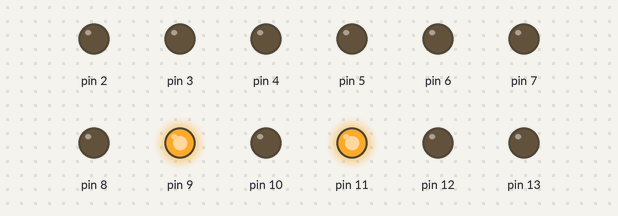
Bench run of a sketch on a simulated Arduino Uno, built with avr-gcc and run on an emulated ATmega328P. Shown: output pins drawn as LEDs (lit = HIGH).

Above: at 0.5 s.
At 3.6 s:
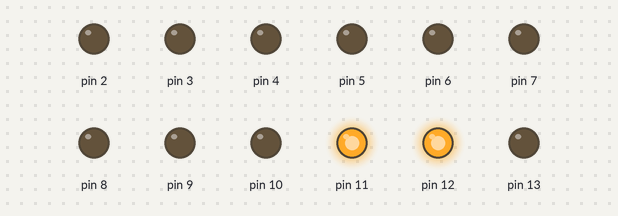
At 6.6 s:
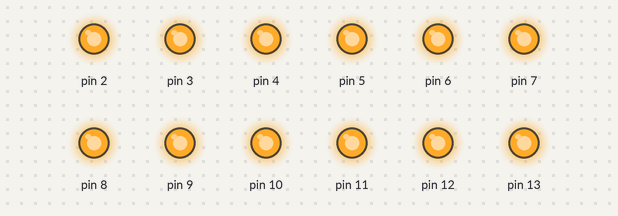
At 10.3 s:
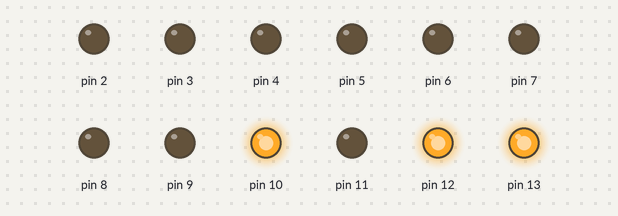
At 13.1 s:
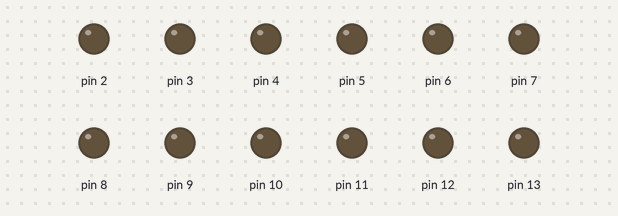
At 19.5 s:
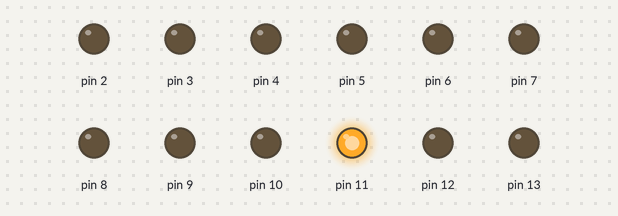
Timing chart, 0 to 20.6 s (numbered marks = the images above):
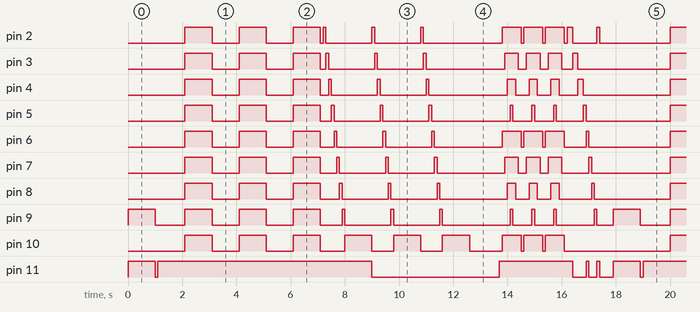

The sketch:

Lab02.ino
```cpp
void setup()
{
  pinMode(2,OUTPUT);
  pinMode(3,OUTPUT);
  pinMode(4,OUTPUT);
  pinMode(5,OUTPUT);
  pinMode(6,OUTPUT);
  pinMode(7,OUTPUT);
  pinMode(8,OUTPUT);
  pinMode(9,OUTPUT);
  pinMode(10,OUTPUT);
  pinMode(11,OUTPUT);
  pinMode(12,OUTPUT);
  pinMode(13,OUTPUT);
}

void loop()
{
  oneBulb(11,9);
  delay(100);
  tree();
  delay(100);
  runningBulb();
  delay(100);
  rotor();
  delay(100);
  diagonal();
}

void runningBulb(){

  for(int i = 11 ; i < 14 ; i++){

      digitalWrite(i,HIGH);

      for(int j=2; j<11;j++)
      {
        if (j==10)
        {
        digitalWrite(j,HIGH);
        delay(1000);
        digitalWrite(j,LOW);

        }
        else
        {
        digitalWrite(j,HIGH);
        delay(100);
        digitalWrite(j,LOW);
        }
      }

      digitalWrite(i,LOW);
  }

  delay(1000);


}


void powerOff(){

  for(int i = 2 ; i < 11 ; i++){

    digitalWrite(i,LOW);

  }

}


void tree(){

powerOff();
digitalWrite(11,LOW);
digitalWrite(12,LOW);
digitalWrite(13,LOW);


for(int i = 11 ; i < 14 ; i++){

  digitalWrite(i,HIGH);
  delay(1000);

  for(int j = 2 ; j < 11 ; j++){

    digitalWrite(j,HIGH);


  }

  delay(1000);
  powerOff();

  }
}

void oneBulb(int row,int col){

digitalWrite(11,LOW);
digitalWrite(12,LOW);
digitalWrite(13,LOW);

digitalWrite(row,HIGH);
digitalWrite(col,HIGH);

delay(1000);

digitalWrite(row,LOW);
digitalWrite(col,LOW);

}

void rotor(){

powerOff();

for(int i = 1 ; i < 4 ; i++ ){
digitalWrite(11,HIGH);
digitalWrite(12,HIGH);
digitalWrite(13,HIGH);

delay(100);

digitalWrite(2,HIGH);
digitalWrite(10,HIGH);
digitalWrite(6,HIGH);

delay(100);

digitalWrite(3,HIGH);
digitalWrite(7,HIGH);

delay(100);

digitalWrite(4,HIGH);
digitalWrite(8,HIGH);

delay(100);

digitalWrite(5,HIGH);
digitalWrite(9,HIGH);

delay(100);

digitalWrite(5,LOW);
digitalWrite(9,LOW);

delay(100);

digitalWrite(4,LOW);
digitalWrite(8,LOW);

delay(100);

digitalWrite(3,LOW);
digitalWrite(7,LOW);

delay(100);

digitalWrite(2,LOW);
digitalWrite(10,LOW);
digitalWrite(6,LOW);

powerOff();
}
}
void diagonal(){

  digitalWrite(11,LOW);
  digitalWrite(12,LOW);
  digitalWrite(13,LOW);

  int i = 2 ;
  for(int j = 11 ; j < 14 ; j++){

    digitalWrite(j,HIGH);
    digitalWrite(i,HIGH);

    delay(200);

    digitalWrite(j,LOW);
    digitalWrite(i,LOW);
    i++;

  }
  for(int j = 12 ; j > 10 ; j--){

    digitalWrite(j,HIGH);
    digitalWrite(i,HIGH);

    delay(100);

    digitalWrite(j,LOW);
    digitalWrite(i,LOW);
    i++;

  }
  for(int j = 12 ; j < 14 ; j++){

    digitalWrite(j,HIGH);
    digitalWrite(i,HIGH);

    delay(100);

    digitalWrite(j,LOW);
    digitalWrite(i,LOW);
    i++;

  }
  for(int j = 12 ; j > 11 ; j--){

    digitalWrite(j,HIGH);
    digitalWrite(i,HIGH);

    delay(100);

    digitalWrite(j,LOW);
    digitalWrite(i,LOW);
    i++;

  }
  digitalWrite(11,HIGH);
  digitalWrite(2,HIGH);

  delay(100);

  digitalWrite(11,LOW);
  digitalWrite(2,LOW);

  delay(500);

}
```

Measured:
- by itself, pin 2, pin 9: moves between LOW and HIGH, repeating every 17.9 s
- by itself, pin 12: LOW → HIGH at 3.1 s, → LOW 7.7 s later, → HIGH 2.9 s later, → LOW 2.5 s later, … (25 changes in this stretch)
- by itself, pin 13: LOW → HIGH at 5.1 s, → LOW 7.5 s later, → HIGH 1.1 s later, → LOW 2.5 s later, … (16 changes in this stretch)
- by itself, pin 11: repeats every 17.9 s: LOW 0.10 s, HIGH 7.9 s, LOW 4.7 s, HIGH 2.7 s, LOW 0.50 s, HIGH 0.10 s, LOW 0.30 s, HIGH 0.10 s, LOW 0.50 s, HIGH 1.0 s
- by itself, pin 10: repeats every 17.9 s: 2 × (LOW 1.0 s, HIGH 1.0 s), LOW 0.90 s, 2 × (HIGH 1.0 s, LOW 0.80 s), HIGH 1.0 s, LOW 1.2 s, 2 × (HIGH 0.70 s, LOW 0.10 s), HIGH 0.70 s, LOW 3.9 s, HIGH 1.0 s
